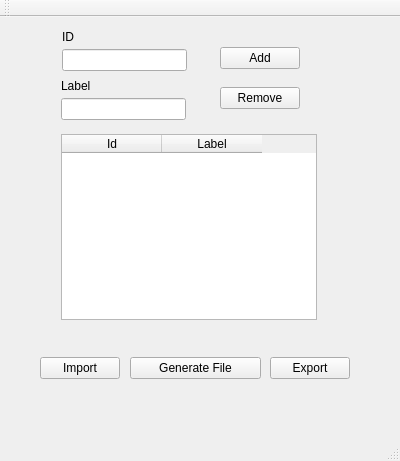
<?xml version="1.0" encoding="UTF-8"?>
<ui version="4.0">
 <class>CRUD</class>
 <widget class="QMainWindow" name="CRUD">
  <property name="geometry">
   <rect>
    <x>0</x>
    <y>0</y>
    <width>400</width>
    <height>461</height>
   </rect>
  </property>
  <property name="windowTitle">
   <string>CRUD</string>
  </property>
  <widget class="QWidget" name="centralWidget">
   <widget class="QPushButton" name="botaoExport">
    <property name="geometry">
     <rect>
      <x>270</x>
      <y>340</y>
      <width>80</width>
      <height>22</height>
     </rect>
    </property>
    <property name="text">
     <string>Export</string>
    </property>
   </widget>
   <widget class="QPushButton" name="botaoImport">
    <property name="geometry">
     <rect>
      <x>40</x>
      <y>340</y>
      <width>80</width>
      <height>22</height>
     </rect>
    </property>
    <property name="text">
     <string>Import</string>
    </property>
   </widget>
   <widget class="QPushButton" name="pushButton_6">
    <property name="geometry">
     <rect>
      <x>130</x>
      <y>340</y>
      <width>131</width>
      <height>22</height>
     </rect>
    </property>
    <property name="text">
     <string>Generate File</string>
    </property>
   </widget>
   <widget class="QPushButton" name="botaoRemove">
    <property name="geometry">
     <rect>
      <x>220</x>
      <y>70</y>
      <width>80</width>
      <height>22</height>
     </rect>
    </property>
    <property name="text">
     <string>Remove</string>
    </property>
   </widget>
   <widget class="QLineEdit" name="linhaLabel">
    <property name="geometry">
     <rect>
      <x>61</x>
      <y>81</y>
      <width>125</width>
      <height>22</height>
     </rect>
    </property>
   </widget>
   <widget class="QLabel" name="label_2">
    <property name="geometry">
     <rect>
      <x>61</x>
      <y>61</y>
      <width>33</width>
      <height>16</height>
     </rect>
    </property>
    <property name="text">
     <string>Label</string>
    </property>
   </widget>
   <widget class="QPushButton" name="botaoAdd">
    <property name="geometry">
     <rect>
      <x>220</x>
      <y>30</y>
      <width>80</width>
      <height>22</height>
     </rect>
    </property>
    <property name="text">
     <string>Add</string>
    </property>
   </widget>
   <widget class="QTableWidget" name="tableWidget">
    <property name="geometry">
     <rect>
      <x>61</x>
      <y>117</y>
      <width>256</width>
      <height>186</height>
     </rect>
    </property>
    <column>
     <property name="text">
      <string>Id</string>
     </property>
    </column>
    <column>
     <property name="text">
      <string>Label</string>
     </property>
    </column>
   </widget>
   <widget class="QLineEdit" name="linhaID">
    <property name="geometry">
     <rect>
      <x>62</x>
      <y>32</y>
      <width>125</width>
      <height>22</height>
     </rect>
    </property>
   </widget>
   <widget class="QLabel" name="label">
    <property name="geometry">
     <rect>
      <x>62</x>
      <y>12</y>
      <width>16</width>
      <height>16</height>
     </rect>
    </property>
    <property name="text">
     <string>ID</string>
    </property>
   </widget>
  </widget>
  <widget class="QToolBar" name="mainToolBar">
   <attribute name="toolBarArea">
    <enum>TopToolBarArea</enum>
   </attribute>
   <attribute name="toolBarBreak">
    <bool>true</bool>
   </attribute>
  </widget>
  <widget class="QStatusBar" name="statusBar"/>
 </widget>
 <layoutdefault spacing="6" margin="11"/>
 <resources/>
 <connections/>
</ui>
